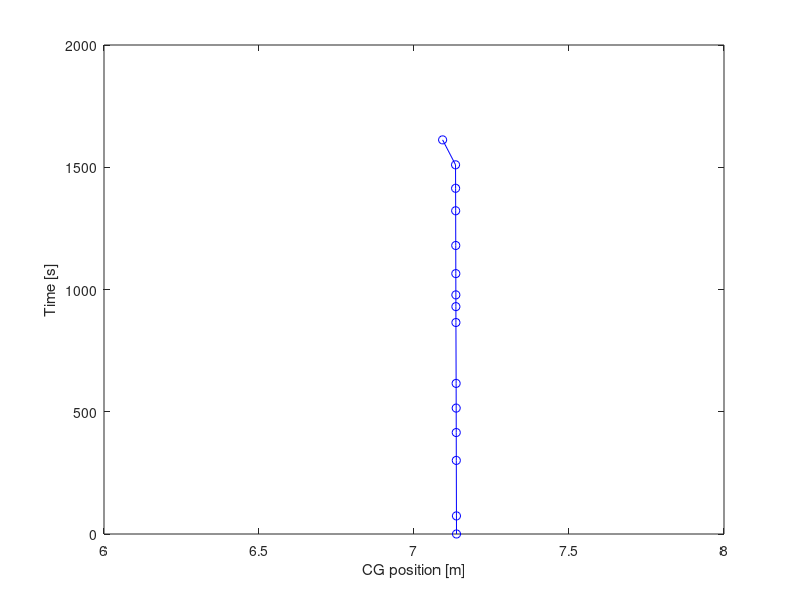

The MATLAB script that drew this image:
%NOTE: everything right now is in kg and m!!!
M_fuelused = 0.453592*([[443], 
    [468],
    [527],
    [555],
    [577],
    [600],
    [686],
    [698],
    [711],
    [730],
    [757],
    [787],
    [815],
    [838],
    [865]]);
    %Total fuel used

t = ([1350,1424,1651,1765,1865,1966,2215,2280,2328,2415,2530,2672,2764,2860,2962]);
%Measured time instances

M_BEM = 9165*0.453592*ones(15,1);               %Basic empty  mass
x_cgBEM = 291.65*2.54/100;                 %Cg position of the empty weight
                                                %given in appendix E?? NOT
                                                %SURE ABOUT THIS VALUE!!
                                                
momentBEM = (M_BEM*x_cgBEM).*ones(15,1);

%Calculations for Payload cg
%Before seat change:
M_pilot1 = 102;
M_pilot2 = 90;
M_coordinator = 78;
M_1L = 74;
M_1R = 79;
M_2L = 82;
M_2R = 80;
M_3L = 87;
M_3R = 68;
M_Payload = (M_pilot1+M_pilot2+M_coordinator+M_1L+M_1R+M_2L+M_2R+M_3L+M_3R)*ones(15,1);
x_cgpilots = 131*2.54/100;
x_cg1 = 214*2.54/100;
x_cg2 = 251*2.54/100;
x_cg3 = 288*2.54/100;
x_cgcoordinator = 170*2.54/100;

momentPilots = ((M_pilot1+M_pilot2)*x_cgpilots);
momentCoordinator = M_coordinator*x_cgcoordinator;
moment1 = (M_1L+M_1R)*x_cg1;
moment2 = (M_2L+M_2R)*x_cg2;
moment3 = (M_3L+M_3R)*x_cg3;

momentPayload = (momentPilots+momentCoordinator+moment1+moment2+moment3)*ones(14,1);

%After seat 3R change:
x_cg3L = 288*2.54/100;   
x_cg3R = 135*2.54/100;  %Assumed value (should be somewhere close to where
                            %the pilots sit but no exactly there since 3R
                            %didn't sit in the cockpit)
moment3L = M_3L*x_cg3L;
moment3R = M_3R*x_cg3R;

momentPayload(15) = (momentPilots+momentCoordinator+moment1+moment2+moment3L+moment3R);


%Calculation for Fuel cg
m_i_fuel = 4100*0.453592;               %Initial fuel mass
M_i_fuel = ones(15,1)*m_i_fuel;               
M_fuel = M_i_fuel-M_fuelused;
xcg_fuel = 285.3*2.54/100;              %meters and assumed constant!
                                        %Because we (and the ref data) have
                                        %the first flight of the day.
                                        %Therefore, looking at table E2,
                                        %you can calculate the moment arm
                                        %at each mass given and see that
                                        %the changes between 3000-4100 lbs
                                        %are soooo small i think it can be
                                        %assumed constant. (285.135-285.5).
                                        %Averaged it equals = 285.3
momentFuel = M_fuel*xcg_fuel;


%Calulation of the total cg
x_cg = (momentBEM + momentPayload + momentFuel)./(M_BEM + M_Payload + M_fuel)

plot(x_cg, t-t(1), 'o-b')
xlabel('CG position [m]')
ylabel('Time [s]')
xlim([6 8])

